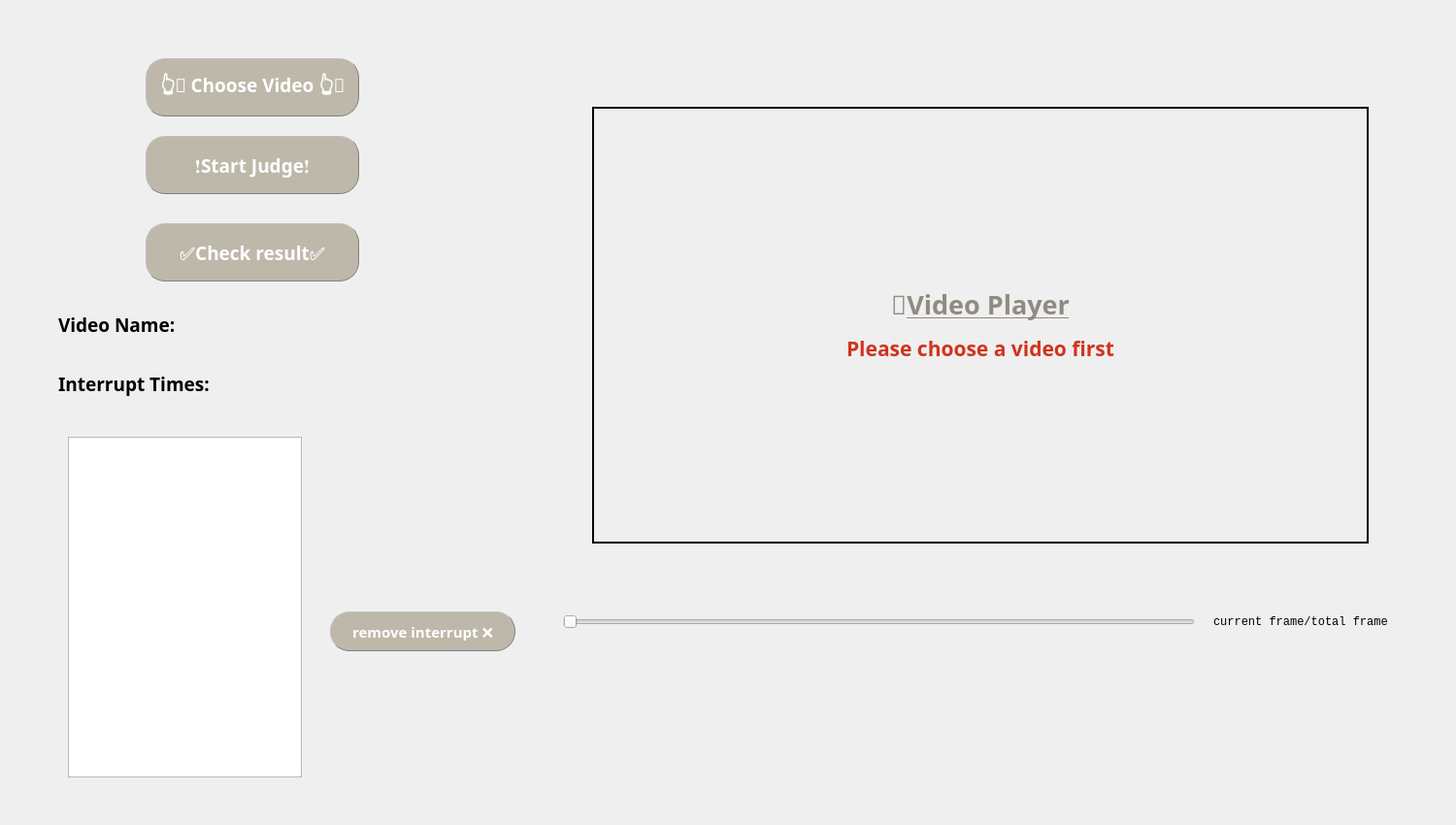
<?xml version="1.0" encoding="UTF-8"?>
<ui version="4.0">
 <class>MainWindow</class>
 <widget class="QMainWindow" name="MainWindow">
  <property name="enabled">
   <bool>true</bool>
  </property>
  <property name="geometry">
   <rect>
    <x>0</x>
    <y>0</y>
    <width>1500</width>
    <height>850</height>
   </rect>
  </property>
  <property name="windowTitle">
   <string>MainWindow</string>
  </property>
  <widget class="QWidget" name="centralwidget">
   <widget class="QPushButton" name="button_start_judge">
    <property name="geometry">
     <rect>
      <x>150</x>
      <y>140</y>
      <width>220</width>
      <height>60</height>
     </rect>
    </property>
    <property name="font">
     <font>
      <family>Arial Black</family>
      <pointsize>14</pointsize>
      <weight>75</weight>
      <bold>true</bold>
     </font>
    </property>
    <property name="styleSheet">
     <string notr="true">color: rgb(255, 255, 255);
background-color: rgb(190, 184, 171);
border-radius: 20px;
border: 1px groove gray;
border-style:outset;</string>
    </property>
    <property name="text">
     <string>❗Start Judge❗</string>
    </property>
   </widget>
   <widget class="QPushButton" name="button_choose_video">
    <property name="geometry">
     <rect>
      <x>150</x>
      <y>60</y>
      <width>220</width>
      <height>60</height>
     </rect>
    </property>
    <property name="font">
     <font>
      <family>Arial Black</family>
      <pointsize>14</pointsize>
      <weight>75</weight>
      <bold>true</bold>
     </font>
    </property>
    <property name="styleSheet">
     <string notr="true">color: rgb(255, 255, 255);
background-color: rgb(190, 184, 171);
border-radius: 20px;
border: 1px groove gray;
border-style:outset;</string>
    </property>
    <property name="text">
     <string>👆🏻 Choose Video 👆🏻</string>
    </property>
   </widget>
   <widget class="QLabel" name="label_video_name">
    <property name="geometry">
     <rect>
      <x>60</x>
      <y>309</y>
      <width>380</width>
      <height>50</height>
     </rect>
    </property>
    <property name="font">
     <font>
      <family>Arial Black</family>
      <pointsize>14</pointsize>
      <weight>75</weight>
      <bold>true</bold>
     </font>
    </property>
    <property name="text">
     <string>Video Name: </string>
    </property>
    <property name="scaledContents">
     <bool>true</bool>
    </property>
    <property name="wordWrap">
     <bool>true</bool>
    </property>
   </widget>
   <widget class="QLabel" name="label_interrupt_times">
    <property name="geometry">
     <rect>
      <x>60</x>
      <y>370</y>
      <width>380</width>
      <height>50</height>
     </rect>
    </property>
    <property name="font">
     <font>
      <family>Arial Black</family>
      <pointsize>14</pointsize>
      <weight>75</weight>
      <bold>true</bold>
     </font>
    </property>
    <property name="text">
     <string>Interrupt Times:</string>
    </property>
    <property name="scaledContents">
     <bool>true</bool>
    </property>
    <property name="wordWrap">
     <bool>true</bool>
    </property>
   </widget>
   <widget class="QListWidget" name="list_widget_interrupt">
    <property name="geometry">
     <rect>
      <x>70</x>
      <y>450</y>
      <width>241</width>
      <height>351</height>
     </rect>
    </property>
    <property name="font">
     <font>
      <family>Arial Black</family>
      <weight>75</weight>
      <bold>true</bold>
     </font>
    </property>
   </widget>
   <widget class="QPushButton" name="button_play">
    <property name="geometry">
     <rect>
      <x>920</x>
      <y>670</y>
      <width>60</width>
      <height>60</height>
     </rect>
    </property>
    <property name="styleSheet">
     <string notr="true">QPushButton {
        border: 0px solid;
    }
QPushButton:hover {
        background-color: rgb(223, 223, 223);
    }
</string>
    </property>
    <property name="text">
     <string/>
    </property>
    <property name="icon">
     <iconset>
      <normaloff>image/play.png</normaloff>image/play.png</iconset>
    </property>
    <property name="iconSize">
     <size>
      <width>60</width>
      <height>60</height>
     </size>
    </property>
   </widget>
   <widget class="QPushButton" name="button_pause">
    <property name="geometry">
     <rect>
      <x>1050</x>
      <y>670</y>
      <width>60</width>
      <height>60</height>
     </rect>
    </property>
    <property name="styleSheet">
     <string notr="true">QPushButton {
        border: 0px solid;
    }
QPushButton:hover {
        background-color: rgb(223, 223, 223);
    }
</string>
    </property>
    <property name="text">
     <string/>
    </property>
    <property name="icon">
     <iconset>
      <normaloff>image/pause.png</normaloff>image/pause.png</iconset>
    </property>
    <property name="iconSize">
     <size>
      <width>60</width>
      <height>60</height>
     </size>
    </property>
   </widget>
   <widget class="QLabel" name="label_videoplayer">
    <property name="geometry">
     <rect>
      <x>610</x>
      <y>110</y>
      <width>800</width>
      <height>450</height>
     </rect>
    </property>
    <property name="font">
     <font>
      <family>Arial Black</family>
      <weight>75</weight>
      <bold>true</bold>
     </font>
    </property>
    <property name="frameShape">
     <enum>QFrame::WinPanel</enum>
    </property>
    <property name="text">
     <string>&lt;!DOCTYPE HTML PUBLIC &quot;-//W3C//DTD HTML 4.0//EN&quot; &quot;http://www.w3.org/TR/REC-html40/strict.dtd&quot;&gt;
&lt;html&gt;&lt;head&gt;&lt;meta name=&quot;qrichtext&quot; content=&quot;1&quot; /&gt;&lt;style type=&quot;text/css&quot;&gt;
p, li { white-space: pre-wrap; }
&lt;/style&gt;&lt;/head&gt;&lt;body style=&quot; font-family:'Arial Black'; font-size:9pt; font-weight:600; font-style:normal;&quot;&gt;
&lt;p align=&quot;center&quot; style=&quot; margin-top:0px; margin-bottom:0px; margin-left:0px; margin-right:0px; -qt-block-indent:0; text-indent:0px;&quot;&gt;&lt;span style=&quot; font-size:20pt; color:#908b81;&quot;&gt;📸&lt;/span&gt;&lt;span style=&quot; font-size:20pt; text-decoration: underline; color:#908b81;&quot;&gt;Video Player&lt;/span&gt;&lt;/p&gt;
&lt;p align=&quot;center&quot; style=&quot; margin-top:12px; margin-bottom:12px; margin-left:0px; margin-right:0px; -qt-block-indent:0; text-indent:0px;&quot;&gt;&lt;span style=&quot; font-size:16pt; color:#cf341c;&quot;&gt;Please choose a video first&lt;/span&gt;&lt;/p&gt;&lt;/body&gt;&lt;/html&gt;</string>
    </property>
    <property name="textFormat">
     <enum>Qt::AutoText</enum>
    </property>
    <property name="alignment">
     <set>Qt::AlignCenter</set>
    </property>
    <property name="wordWrap">
     <bool>true</bool>
    </property>
   </widget>
   <widget class="QSlider" name="slider_videoframe">
    <property name="geometry">
     <rect>
      <x>580</x>
      <y>630</y>
      <width>651</width>
      <height>22</height>
     </rect>
    </property>
    <property name="orientation">
     <enum>Qt::Horizontal</enum>
    </property>
   </widget>
   <widget class="QLabel" name="label_frameinfo">
    <property name="geometry">
     <rect>
      <x>1250</x>
      <y>630</y>
      <width>191</width>
      <height>21</height>
     </rect>
    </property>
    <property name="font">
     <font>
      <family>Consolas</family>
      <weight>50</weight>
      <bold>false</bold>
     </font>
    </property>
    <property name="text">
     <string>current frame/total frame</string>
    </property>
   </widget>
   <widget class="QPushButton" name="button_stop">
    <property name="geometry">
     <rect>
      <x>780</x>
      <y>670</y>
      <width>60</width>
      <height>60</height>
     </rect>
    </property>
    <property name="styleSheet">
     <string notr="true">QPushButton {
        border: 0px solid;
    }
    QPushButton:hover {
        background-color: rgb(223, 223, 223);
    }
</string>
    </property>
    <property name="text">
     <string/>
    </property>
    <property name="icon">
     <iconset>
      <normaloff>image/stop.png</normaloff>image/stop.png</iconset>
    </property>
    <property name="iconSize">
     <size>
      <width>60</width>
      <height>60</height>
     </size>
    </property>
   </widget>
   <widget class="QPushButton" name="button_check_result">
    <property name="geometry">
     <rect>
      <x>150</x>
      <y>230</y>
      <width>220</width>
      <height>60</height>
     </rect>
    </property>
    <property name="font">
     <font>
      <family>Arial Black</family>
      <pointsize>14</pointsize>
      <weight>75</weight>
      <bold>true</bold>
     </font>
    </property>
    <property name="styleSheet">
     <string notr="true">color: rgb(255, 255, 255);
background-color: rgb(190, 184, 171);
border-radius: 20px;
border: 1px groove gray;
border-style:outset;
</string>
    </property>
    <property name="text">
     <string>✅Check result✅</string>
    </property>
   </widget>
   <widget class="QPushButton" name="button_rewind">
    <property name="geometry">
     <rect>
      <x>620</x>
      <y>670</y>
      <width>60</width>
      <height>60</height>
     </rect>
    </property>
    <property name="styleSheet">
     <string notr="true">QPushButton {
        border: 0px solid;
    }
QPushButton:hover {
        background-color: rgb(223, 223, 223);
    }
</string>
    </property>
    <property name="text">
     <string/>
    </property>
    <property name="icon">
     <iconset>
      <normaloff>image/rewind.png</normaloff>image/rewind.png</iconset>
    </property>
    <property name="iconSize">
     <size>
      <width>60</width>
      <height>60</height>
     </size>
    </property>
   </widget>
   <widget class="QPushButton" name="button_forward">
    <property name="geometry">
     <rect>
      <x>1190</x>
      <y>670</y>
      <width>60</width>
      <height>60</height>
     </rect>
    </property>
    <property name="styleSheet">
     <string notr="true">QPushButton {
        border: 0px solid;
    }
QPushButton:hover {
        background-color: rgb(223, 223, 223);
    }
</string>
    </property>
    <property name="text">
     <string/>
    </property>
    <property name="icon">
     <iconset>
      <normaloff>image/forward.png</normaloff>image/forward.png</iconset>
    </property>
    <property name="iconSize">
     <size>
      <width>60</width>
      <height>60</height>
     </size>
    </property>
   </widget>
   <widget class="QPushButton" name="button_remove_interrupt">
    <property name="geometry">
     <rect>
      <x>340</x>
      <y>630</y>
      <width>191</width>
      <height>41</height>
     </rect>
    </property>
    <property name="font">
     <font>
      <family>Arial Black</family>
      <pointsize>11</pointsize>
      <weight>75</weight>
      <bold>true</bold>
     </font>
    </property>
    <property name="styleSheet">
     <string notr="true">color: rgb(255, 255, 255);
background-color: rgb(190, 184, 171);
border-radius: 20px;
border: 1px groove gray;
border-style:outset;</string>
    </property>
    <property name="text">
     <string>remove interrupt ❌</string>
    </property>
   </widget>
  </widget>
 </widget>
 <resources/>
 <connections/>
</ui>
